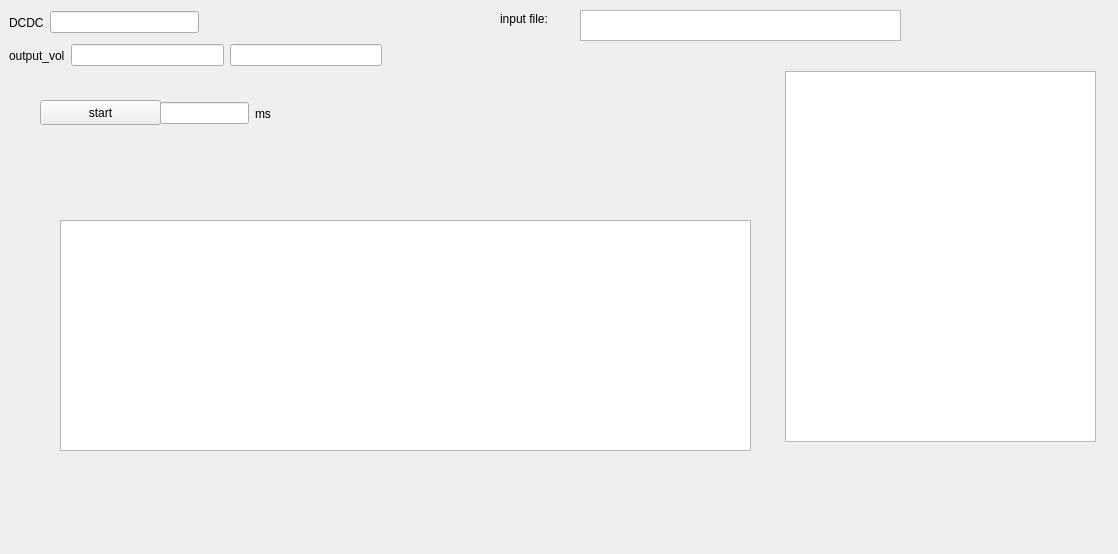
<?xml version="1.0" encoding="UTF-8"?>
<ui version="4.0">
 <class>Widget</class>
 <widget class="QWidget" name="Widget">
  <property name="geometry">
   <rect>
    <x>0</x>
    <y>0</y>
    <width>1118</width>
    <height>554</height>
   </rect>
  </property>
  <property name="windowTitle">
   <string>Widget</string>
  </property>
  <widget class="QWidget" name="layoutWidget">
   <property name="geometry">
    <rect>
     <x>9</x>
     <y>9</y>
     <width>190</width>
     <height>27</height>
    </rect>
   </property>
   <layout class="QHBoxLayout" name="horizontalLayout_3">
    <item>
     <widget class="QLabel" name="DCDC_ID_label">
      <property name="text">
       <string>DCDC</string>
      </property>
     </widget>
    </item>
    <item>
     <widget class="QLineEdit" name="dcdc_id_lineEdit"/>
    </item>
   </layout>
  </widget>
  <widget class="QWidget" name="layoutWidget">
   <property name="geometry">
    <rect>
     <x>9</x>
     <y>42</y>
     <width>373</width>
     <height>27</height>
    </rect>
   </property>
   <layout class="QHBoxLayout" name="horizontalLayout">
    <item>
     <widget class="QLabel" name="label">
      <property name="text">
       <string>output_vol</string>
      </property>
     </widget>
    </item>
    <item>
     <widget class="QLineEdit" name="get_output_vol_lineEdit"/>
    </item>
    <item>
     <widget class="QLineEdit" name="set_output_vol_lineEdit"/>
    </item>
   </layout>
  </widget>
  <widget class="QPlainTextEdit" name="showplainTextEdit">
   <property name="geometry">
    <rect>
     <x>580</x>
     <y>10</y>
     <width>321</width>
     <height>31</height>
    </rect>
   </property>
   <property name="verticalScrollBarPolicy">
    <enum>Qt::ScrollBarAsNeeded</enum>
   </property>
   <property name="sizeAdjustPolicy">
    <enum>QAbstractScrollArea::AdjustToContentsOnFirstShow</enum>
   </property>
  </widget>
  <widget class="QPushButton" name="startpushButton">
   <property name="geometry">
    <rect>
     <x>40</x>
     <y>100</y>
     <width>121</width>
     <height>25</height>
    </rect>
   </property>
   <property name="text">
    <string>start</string>
   </property>
  </widget>
  <widget class="QLabel" name="label_4">
   <property name="geometry">
    <rect>
     <x>500</x>
     <y>10</y>
     <width>67</width>
     <height>17</height>
    </rect>
   </property>
   <property name="text">
    <string>input file:</string>
   </property>
  </widget>
  <widget class="QTableView" name="m_tableView">
   <property name="geometry">
    <rect>
     <x>60</x>
     <y>220</y>
     <width>691</width>
     <height>231</height>
    </rect>
   </property>
  </widget>
  <widget class="QWidget" name="layoutWidget">
   <property name="geometry">
    <rect>
     <x>160</x>
     <y>100</y>
     <width>111</width>
     <height>27</height>
    </rect>
   </property>
   <layout class="QHBoxLayout" name="horizontalLayout_4">
    <item>
     <widget class="QLineEdit" name="timelineEdit"/>
    </item>
    <item>
     <widget class="QLabel" name="label_3">
      <property name="text">
       <string>ms</string>
      </property>
     </widget>
    </item>
   </layout>
  </widget>
  <widget class="QTableView" name="dcdctableView">
   <property name="geometry">
    <rect>
     <x>785</x>
     <y>71</y>
     <width>311</width>
     <height>371</height>
    </rect>
   </property>
  </widget>
 </widget>
 <resources/>
 <connections/>
</ui>
